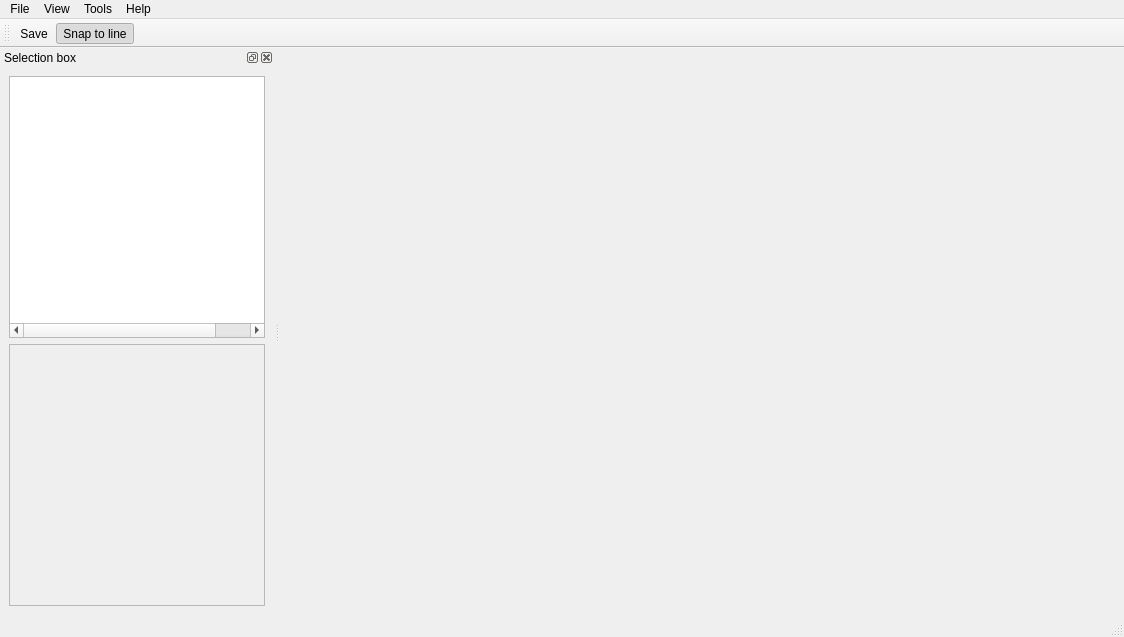
<?xml version="1.0" encoding="UTF-8"?>
<ui version="4.0">
 <class>main_window</class>
 <widget class="QMainWindow" name="main_window">
  <property name="geometry">
   <rect>
    <x>0</x>
    <y>0</y>
    <width>1124</width>
    <height>637</height>
   </rect>
  </property>
  <property name="windowTitle">
   <string>SimMobility Road Network Editor in PyQt4</string>
  </property>
  <widget class="QWidget" name="centralwidget"/>
  <widget class="QMenuBar" name="menubar">
   <property name="geometry">
    <rect>
     <x>0</x>
     <y>0</y>
     <width>1124</width>
     <height>25</height>
    </rect>
   </property>
   <widget class="QMenu" name="menuFile">
    <property name="title">
     <string>File</string>
    </property>
    <addaction name="action_open"/>
    <addaction name="action_save"/>
    <addaction name="separator"/>
    <addaction name="action_exit"/>
   </widget>
   <widget class="QMenu" name="menuView">
    <property name="title">
     <string>View</string>
    </property>
    <addaction name="action_show_selection_box"/>
    <addaction name="action_show_polyline_dots"/>
    <addaction name="action_snap_to_line"/>
   </widget>
   <widget class="QMenu" name="menuHelp">
    <property name="title">
     <string>Help</string>
    </property>
   </widget>
   <widget class="QMenu" name="menuTools">
    <property name="title">
     <string>Tools</string>
    </property>
    <addaction name="action_extract_crossings_and_stop_lines"/>
    <addaction name="action_extract_yellow_box"/>
    <addaction name="action_create_missing_stop_line"/>
    <addaction name="action_extract_road_segments"/>
    <addaction name="action_edit_selected_road_item"/>
    <addaction name="action_delete_lane_edge"/>
   </widget>
   <addaction name="menuFile"/>
   <addaction name="menuView"/>
   <addaction name="menuTools"/>
   <addaction name="menuHelp"/>
  </widget>
  <widget class="QStatusBar" name="statusbar"/>
  <widget class="QToolBar" name="toolBar">
   <property name="windowTitle">
    <string>toolBar</string>
   </property>
   <attribute name="toolBarArea">
    <enum>TopToolBarArea</enum>
   </attribute>
   <attribute name="toolBarBreak">
    <bool>false</bool>
   </attribute>
   <addaction name="action_save"/>
   <addaction name="action_snap_to_line"/>
  </widget>
  <widget class="QDockWidget" name="selection_box">
   <property name="allowedAreas">
    <set>Qt::LeftDockWidgetArea|Qt::RightDockWidgetArea</set>
   </property>
   <property name="windowTitle">
    <string>Selection box</string>
   </property>
   <attribute name="dockWidgetArea">
    <number>1</number>
   </attribute>
   <widget class="QWidget" name="dockWidgetContents_2">
    <layout class="QVBoxLayout" name="selection_box_vertical_layout">
     <item>
      <widget class="QTreeWidget" name="selection_tree_widget">
       <property name="showDropIndicator" stdset="0">
        <bool>false</bool>
       </property>
       <property name="alternatingRowColors">
        <bool>true</bool>
       </property>
       <property name="indentation">
        <number>20</number>
       </property>
       <property name="headerHidden">
        <bool>true</bool>
       </property>
       <attribute name="headerVisible">
        <bool>false</bool>
       </attribute>
       <attribute name="headerStretchLastSection">
        <bool>false</bool>
       </attribute>
       <column>
        <property name="text">
         <string>group</string>
        </property>
       </column>
       <column>
        <property name="text">
         <string>visible</string>
        </property>
       </column>
       <column>
        <property name="text">
         <string>selectable</string>
        </property>
       </column>
      </widget>
     </item>
     <item>
      <widget class="QScrollArea" name="selection_scroll_area">
       <property name="widgetResizable">
        <bool>true</bool>
       </property>
       <widget class="QWidget" name="scrollAreaWidgetContents">
        <property name="geometry">
         <rect>
          <x>0</x>
          <y>0</y>
          <width>254</width>
          <height>248</height>
         </rect>
        </property>
        <layout class="QVBoxLayout" name="verticalLayout_7">
         <item>
          <widget class="QLabel" name="selection_label">
           <property name="text">
            <string/>
           </property>
           <property name="alignment">
            <set>Qt::AlignLeading|Qt::AlignLeft|Qt::AlignTop</set>
           </property>
          </widget>
         </item>
        </layout>
       </widget>
      </widget>
     </item>
    </layout>
   </widget>
  </widget>
  <action name="action_save">
   <property name="icon">
    <iconset resource="pqrne.qrc">
     <normaloff>:/images/document-save.png</normaloff>:/images/document-save.png</iconset>
   </property>
   <property name="text">
    <string>Save</string>
   </property>
   <property name="toolTip">
    <string>Save changes to databases.</string>
   </property>
   <property name="statusTip">
    <string>Save changes to databases.</string>
   </property>
  </action>
  <action name="action_exit">
   <property name="icon">
    <iconset resource="pqrne.qrc">
     <normaloff>:/images/application-exit.png</normaloff>:/images/application-exit.png</iconset>
   </property>
   <property name="text">
    <string>Exit</string>
   </property>
  </action>
  <action name="action_show_selection_box">
   <property name="checkable">
    <bool>true</bool>
   </property>
   <property name="checked">
    <bool>true</bool>
   </property>
   <property name="text">
    <string>Show selection box</string>
   </property>
   <property name="toolTip">
    <string>Show/hide the selection box.</string>
   </property>
   <property name="statusTip">
    <string>Show/hide the selection box.</string>
   </property>
  </action>
  <action name="action_open">
   <property name="icon">
    <iconset resource="pqrne.qrc">
     <normaloff>:/images/document-open.png</normaloff>:/images/document-open.png</iconset>
   </property>
   <property name="text">
    <string>Open...</string>
   </property>
   <property name="toolTip">
    <string>Open a different set of shape-file and road-network databases.</string>
   </property>
   <property name="statusTip">
    <string>Open a different set of shape-file and road-network databases.</string>
   </property>
  </action>
  <action name="action_extract_yellow_box">
   <property name="icon">
    <iconset>
     <normaloff>:/images/lettery.jpg</normaloff>:/images/lettery.jpg</iconset>
   </property>
   <property name="text">
    <string>Extract yellow boxes</string>
   </property>
   <property name="toolTip">
    <string>Extract yellow boxes in the selection region or the entire map.</string>
   </property>
   <property name="statusTip">
    <string>Extract yellow boxes in the selection region or the entire map.</string>
   </property>
  </action>
  <action name="action_extract_crossings_and_stop_lines">
   <property name="text">
    <string>Extract crossings &amp;&amp; stop-lines</string>
   </property>
   <property name="toolTip">
    <string>Extract crossings &amp; stop-lines in the selection region or entire map</string>
   </property>
   <property name="statusTip">
    <string>Extract crossings &amp; stop-lines in the selection region or entire map</string>
   </property>
  </action>
  <action name="action_show_polyline_dots">
   <property name="checkable">
    <bool>true</bool>
   </property>
   <property name="text">
    <string>Show polyline dots</string>
   </property>
   <property name="toolTip">
    <string>Show/hide the individual points of the polyline.</string>
   </property>
   <property name="statusTip">
    <string>Show/hide the individual points of the polyline.</string>
   </property>
  </action>
  <action name="action_create_missing_stop_line">
   <property name="text">
    <string>Create missing stop-line</string>
   </property>
   <property name="toolTip">
    <string>Create missing stop-line in the selection region</string>
   </property>
   <property name="statusTip">
    <string>Create missing stop-line in the selection region</string>
   </property>
  </action>
  <action name="action_edit_selected_road_item">
   <property name="text">
    <string>Edit selected road-item</string>
   </property>
   <property name="toolTip">
    <string>Edit selected road-item's attributes such as its type and polyline</string>
   </property>
   <property name="statusTip">
    <string>Edit selected road-item's attributes such as its type and polyline</string>
   </property>
  </action>
  <action name="action_delete_lane_edge">
   <property name="text">
    <string>Delete lane-edge</string>
   </property>
  </action>
  <action name="action_snap_to_line">
   <property name="checkable">
    <bool>true</bool>
   </property>
   <property name="checked">
    <bool>true</bool>
   </property>
   <property name="text">
    <string>Snap to line</string>
   </property>
  </action>
  <action name="action_extract_road_segments">
   <property name="text">
    <string>Extract road segments</string>
   </property>
  </action>
 </widget>
 <resources>
  <include location="pqrne.qrc"/>
 </resources>
 <connections/>
</ui>
